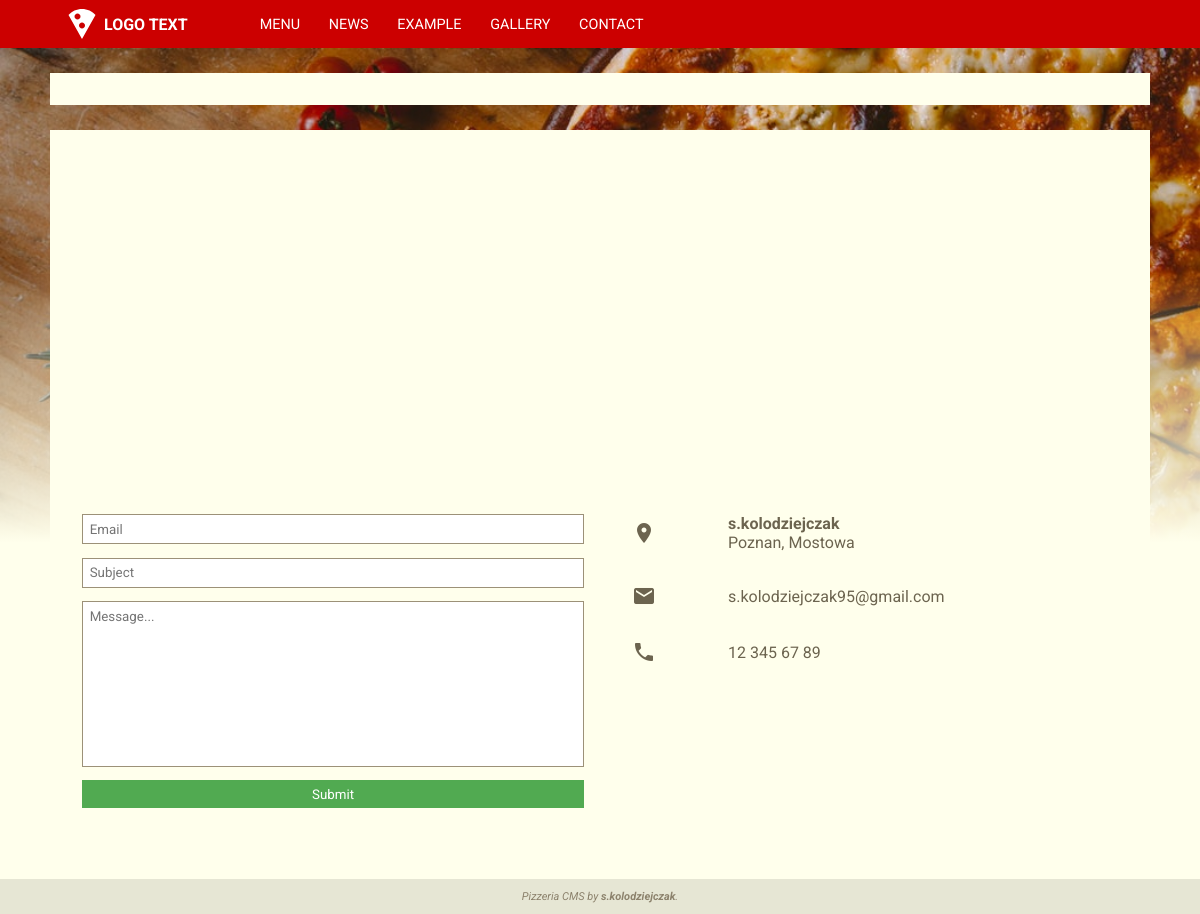
The app's page /contact with its own data.
### base/models.py (models this page shows, shortened)
class AppConfig(models.Model):
  title = models.CharField(max_length = 120)
  favicon = models.ImageField(blank = True, upload_to = 'config')
  logo_image = models.ImageField(blank = True, upload_to = 'config')
  logo_text =  models.CharField(blank = True, max_length = 40)
  homepage = models.ForeignKey(Navigation, on_delete = models.DO_NOTHING, blank = False, null = True)
  background_image = models.ImageField(blank = True, upload_to = 'config')
  background_color = RGBColorField()
  accent_color_1 = RGBColorField()
  accent_color_2 = RGBColorField()
  accent_color_3 = RGBColorField()
  text_color_1 = RGBColorField()
  text_color_2 = RGBColorField()
  small_font_size = models.IntegerField(default=11,validators=[
    MinValueValidator(6),
    MaxValueValidator(12)
  ])
  normal_font_size = models.IntegerField(default=14,validators=[
    MinValueValidator(12),
    MaxValueValidator(18)
  ])
  big_font_size = models.IntegerField(default=30,validators=[
    MinValueValidator(18),
    MaxValueValidator(36)
  ])

class Navigation(models.Model):
  url = models.SlugField(max_length = 40, unique = True)
  label = models.CharField(max_length = 50)
  subsite = models.ForeignKey(Subsite, on_delete = models.CASCADE, blank = False, null = True)
  sort = models.PositiveIntegerField(default = 0)
  application = models.CharField(max_length = 40, blank = True)
  visible = models.BooleanField(default = True, blank = False)
  class Meta(object):
    ordering = ['sort']

### contact/models.py (models this page shows, shortened)
class Contact(models.Model):
  name = models.CharField(max_length = 200)
  telephone = PhoneNumberField(blank = True)
  email = models.EmailField(max_length = 254)
  city = models.CharField(max_length = 200)
  address = models.CharField(max_length = 200)
  latitude = models.DecimalField(blank = True, max_digits=9, decimal_places=6, null = True)
  longitude = models.DecimalField(blank = True, max_digits=9, decimal_places=6, null = True)

### base/views.py (the view)
# urls.py: path('<slug:url>', views.index, name='index'),
def index(request, url, param = None):
  try:
    link = Navigation.objects.filter(visible = True, url = url)[:1].get()
    if(link.subsite is None):
      return views[link.application].index(request, param)
    else:
      return render(request, 'subsite/index.html', {
        'item': link.subsite
      })
  except ObjectDoesNotExist:
    raise Http404

### base/utils.py (called while the page is built)
def get_navigation():
  return Navigation.objects.order_by('sort')

def get_config():
  return AppConfig.objects.all()[:1].get()

def get_ad():
  try:
    return Ad.objects.all()[:1].get()
  except ObjectDoesNotExist:
    return None

def render(request, templateUrl, viewbag = {}):
    ad = get_ad()
    cfg = get_config()
    nav = get_navigation()
    return django_render(request, templateUrl, {
      'ad': ad,
      'cfg': cfg,
      'nav': nav,
      'viewbag': viewbag,
    })

### contact/views.py (called while the page is built)
def index(request, param = None):
  try:
    contact = Contact.objects.all()[:1].get()
    gmap = (contact.latitude and contact.longitude)
    return render(request, 'contact/index.html', {
      'contact': contact,
      'gmap': gmap
    })
  except ObjectDoesNotExist:
    return render(request, 'contact/index.html')

### contact/templates/contact/index.html (shortened to what this page needs)
{% extends "base/base.html" %}
{% load static %}
{% block styles %}
  <link rel="stylesheet" type="text/css" href="{% static 'contact/styles/contact.css' %}">
{% endblock %}
{% block content %}
  {% if viewbag.contact %}
    {% if viewbag.contact %}
      <div id="gmap"></div>
    {% endif %}
    <div class="row">
      <form class="message" id="message-form">
        <input id="message-email" class="message__input" placeholder="Email" type="email" required/>
        <input id="message-subject" class="message__input" placeholder="Subject" required/>
        <textarea id="message-message" class="message__textarea" placeholder="Message..." rows="10" required></textarea>
        <button class="message__submit">Submit</button>
      </form>
      <div class="contact">
        <div class="contact__row">
          <span class="contact__icon icon">location_on</span>
          <div class="contact__text">
            <span class="bold">{{ viewbag.contact.name }}</span>
            <span>{{ viewbag.contact.city }}, {{ viewbag.contact.address }}</span>
          </div>
        </div>
        <div class="contact__row">
          <span class="contact__icon icon">email</span>
          <span class="contact__text">{{ viewbag.contact.email }}</span>
        </div>
        {% if viewbag.contact.telephone %}
          <div class="contact__row">
            <span class="contact__icon icon">phone</span>
            <span class="contact__text">{{ viewbag.contact.telephone }}</span>
          </div>
        {% endif %}
      </div>
    </div>
  {% else %}
    <h3 class="alert">No contact data.</h3>
  {% endif %}
{% endblock %}

### base/templates/base/base.html (shortened to what this page needs)
{% extends "base/layout.html" %}
{% load static %}
{% block header %}
  <a class="logo" href="/">
    {% if cfg.logo_image %}
      <img class="logo__image" src="{{cfg.logo_image.url}}"/>
    {% endif %}
    <span class="logo__text">
      {{ cfg.logo_text }}
    </span>
  </a>
  <nav class="nav">
  {% for item in nav %}
    <a class="nav__link" href="{% url 'base:index' item.url %}">{{ item.label }}</a>
  {% endfor %}
  </nav>
{% endblock %}
{% block footer %}
  <p>Pizzeria CMS by <span class="bold">s.kolodziejczak</span>.</p>
{% endblock %}

### base/static/base/styles/layout.css (style rules this page uses)
html, body { min-height: 100vh; margin: 0; padding: 0; }
* { font-family: 'Roboto', sans-serif; }

### base/static/base/styles/base.css (style rules this page uses)
.logo, .nav, .nav__link { align-items: center; display: flex; justify-content: center; }
.nav__link { margin: 0; padding: 0; height: 100%; }
.logo { color: var(--accent-color-3); font-size: var(--medium-font-size); font-weight: 700; outline: 0; text-decoration: none; }
.logo__image + .logo__text { margin-left: .25em; }
.nav { color: var(--accent-color-3); font-size: .9em; height: 100%; margin-left: 4em; }
.nav__link { text-transform: uppercase; text-decoration: none; box-sizing: border-box; color: inherit; outline: none; padding: 0 1em; background: var(--accent-color-1); }
.bold { font-weight: bolder; }
.icon { font-family: 'Material Icons'; font-weight: normal; font-style: normal; font-size: 24px; line-height: 1; letter-spacing: normal; text-transform: none; display: inline-block; white-space: nowrap; word-wrap: normal; direction: ltr; -webkit-font-smoothing: antialiased; }

### contact/static/contact/styles/contact.css (style rules this page uses)
.row { display: flex; justify-content: space-between; }
#gmap { height: 20em; margin: 1em; }
.message, .contact { box-sizing: border-box; color: var(--text-color-1); display: inline-flex; flex-direction: column; flex: 1; }
.contact { padding-left: 2em; }
.contact__row { align-items: center; display: flex; margin: 1em 0; }
.contact__icon { color: var(--text-color-1); margin-right: 3em; }
.contact__text { display: flex; flex-direction: column; }
.message { padding: 1em; }
.message__input, .message__textarea, .message__submit { color: var(--text-color-1); margin-bottom: 1em; padding: .5em; border: 1px solid var(--text-color-2); outline: 0; }
.message__textarea { resize: none; }
.message__submit { color: var(--accent-color-3); background: var(--accent-color-2); border: 0; cursor: pointer; }

### records on screen
AppConfig: logo_image (picture), logo_text "LOGO TEXT"
Navigation: label "MENU"
Navigation: label "NEWS"
Navigation: label "EXAMPLE"
Navigation: label "GALLERY"
Navigation: label "CONTACT"
Contact: contact.name "s.kolodziejczak", contact.city "Poznan", contact.address "Mostowa", contact.email "s.kolodziejczak95@gmail.com", contact.telephone "12 345 67 89"
